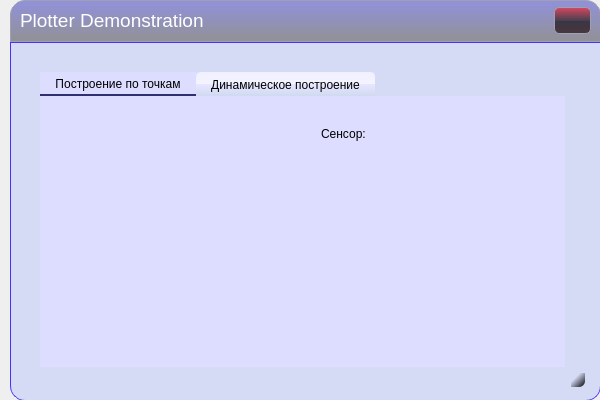
<?xml version="1.0" encoding="UTF-8"?>
<ui version="4.0">
 <class>PlotterDemo</class>
 <widget class="QWidget" name="PlotterDemo">
  <property name="geometry">
   <rect>
    <x>0</x>
    <y>0</y>
    <width>600</width>
    <height>400</height>
   </rect>
  </property>
  <property name="minimumSize">
   <size>
    <width>600</width>
    <height>400</height>
   </size>
  </property>
  <property name="windowTitle">
   <string>Plotter Demonstration</string>
  </property>
  <property name="styleSheet">
   <string notr="true"/>
  </property>
  <widget class="QWidget" name="verticalLayoutWidget">
   <property name="geometry">
    <rect>
     <x>10</x>
     <y>0</y>
     <width>591</width>
     <height>401</height>
    </rect>
   </property>
   <layout class="QVBoxLayout" name="mainLayout">
    <property name="spacing">
     <number>0</number>
    </property>
    <item>
     <widget class="Head" name="head" native="true">
      <property name="cursor">
       <cursorShape>ArrowCursor</cursorShape>
      </property>
      <property name="styleSheet">
       <string notr="true">QWidget#head{
	background-color: qlineargradient(spread:pad, x1:0, y1:0, x2:0, y2:1, stop:0 rgba(0, 0, 189, 100), stop:1 rgba(0,0,10,100));
	border: 1px solid #a0a0b0;
	border-top-left-radius: 15px;
	border-top-right-radius: 15px;
	border-bottom-left-radius: 0px;
	border-bottom-right-radius: 0px;
	min-height: 40px;
	max-height:40px;
}

QWidget#head:hover {
	background-color: qlineargradient(spread:pad, x1:0, y1:0, x2:0, y2:1, stop:0 rgba(0, 0, 189, 110), stop:1 rgba(0, 0, 255, 110));
}
</string>
      </property>
      <widget class="QWidget" name="horizontalLayoutWidget">
       <property name="geometry">
        <rect>
         <x>10</x>
         <y>0</y>
         <width>571</width>
         <height>41</height>
        </rect>
       </property>
       <layout class="QHBoxLayout" name="headLayout">
        <item>
         <widget class="QLabel" name="headLabel">
          <property name="font">
           <font>
            <pointsize>14</pointsize>
            <weight>50</weight>
            <bold>false</bold>
           </font>
          </property>
          <property name="styleSheet">
           <string notr="true">color: #ffffff;</string>
          </property>
          <property name="text">
           <string>Plotter Demonstration</string>
          </property>
         </widget>
        </item>
        <item>
         <spacer name="horizontalSpacer">
          <property name="orientation">
           <enum>Qt::Horizontal</enum>
          </property>
          <property name="sizeHint" stdset="0">
           <size>
            <width>40</width>
            <height>20</height>
           </size>
          </property>
         </spacer>
        </item>
        <item>
         <widget class="QPushButton" name="exitButton">
          <property name="focusPolicy">
           <enum>Qt::NoFocus</enum>
          </property>
          <property name="styleSheet">
           <string notr="true">.QPushButton {
	background-color: qlineargradient(spread:pad, x1:0, y1:0, x2:0, y2:1, stop:0 rgba(255, 30, 30, 160), stop:0.5 rgba(30,15,15,160), stop:0.51 rgba(5, 0, 0, 160), stop:1 rgba(30,0,0,160));
	border: 1px solid #a0a0b0;
	border-radius: 5px;
	image: url(:/style/image/Exit.png);
	min-height: 25px;
	min-width: 35px;
}

QPushButton:pressed {
	background-color: qlineargradient(spread:pad, x1:0, y1:0, x2:0, y2:1, stop:0 rgba(255, 50, 50, 200), stop:1 rgba(60,20,20,200));
	margin: 1px 0px 1px 0px;
}

QPushButton::hover {
	background-color: qlineargradient(spread:pad, x1:0, y1:0, x2:0, y2:1, stop:0 rgba(255, 30, 30, 170), stop:1 rgba(40,10,10,170));
}



</string>
          </property>
          <property name="text">
           <string/>
          </property>
          <property name="flat">
           <bool>false</bool>
          </property>
         </widget>
        </item>
       </layout>
      </widget>
     </widget>
    </item>
    <item>
     <widget class="QWidget" name="substrate" native="true">
      <property name="styleSheet">
       <string notr="true">
.QWidget#substrate {
	background-color: rgba(174, 185, 255, 100);
	border: 1px solid rgb(68, 51, 255);
	border-top-left-radius: 0px;
	border-top-right-radius: 0px;
	border-bottom-left-radius: 15px;
	border-bottom-right-radius: 15px;
}

/*

QTabWidget::pane {
	border-radius: 10px;
}


QTabWidgetQWidget {
	border-radius: 10px;
	background: rgb(190, 200, 220);
	border: 1px solid #303070;
}

QTabBar::tab {
	border-top-left-radius: 5px;
	border-top-right-radius: 5px;
    padding: 5px 15px 3px 15px;
	border-bottom: 2px solid #303070;
}
QTabBar::tab:hover {
	border-top-left-radius: 5px;
	border-top-right-radius: 5px;
    background: qlineargradient(x1: 0, y1: 0, x2: 0, y2: 1,   stop: 0 #fffaff, stop: 0.5 #fff0c0,  stop: 0.51 #fff0c0, stop: 1.0 #d0d9f0);
}


QTabBar::tab:selected {
	border-top-left-radius: 5px;
	border-top-right-radius: 5px;
    background: qlineargradient(x1: 0, y1: 0, x2: 0, y2: 1, stop: 0 #f0f0ff, stop: 0.5 #f4f4ff, stop: 0.51 #e7e7ff, stop: 1.0 #d0d9f0);
	border-bottom: solid 0px;
}


QPushButton {
	background-color: qlineargradient(x1: 0, y1: 0, x2: 0, y2: 1, stop: 0 #f0f0ff, stop: 0.5 #f4f4ff, stop: 0.51 #e7e7ff, stop: 1.0 #d0d9f0);
	border: 1px solid rgb(85, 85, 255);
	border-radius: 10px;
	min-height: 20px;
}

QPushButton:pressed {
	background-color: qlineargradient(x1: 0, y1: 0, x2: 0, y2: 1, stop: 0 #e0e0ef, stop: 0.5 #e4e4ef, stop: 0.51 #d7d7ef, stop: 1.0 #b0b9e0);
	margin: 1px 0px 1px 0px;
}

QPushButton:hover {
	background-color: qlineargradient(x1: 0, y1: 0, x2: 0, y2: 1,   stop: 0 #fffaff, stop: 0.5 #fff0c0,  stop: 0.51 #fff0c0, stop: 1.0 #d0d9f0);
}

QLabel {
    border: 0px;
}

QComboBox
{
  margin: 0px;
  padding: 4px;
  border: 2px solid #303070;
  background-color: qlineargradient(spread:reflect, x1:0, y1:0, x2:0, y2:1, stop:0 rgba(0, 132, 255, 255), stop:1 rgba(255, 255, 255, 255));
  text-align: center;
}

QComboBox::drop-down
 {
    width: 32px;
    height: 45px;
    border: 0px;
 }

QComboBox::down-arrow {
     border: 0px;
 }

QScrollBar:horizontal {
    margin: 0px 20px 0px 20px;
}

QScrollBar:vertical {
    margin: 20px 0px 20px 0px;
}

QScrollBar::handle:horizontal {
    background-color: qlineargradient(x1: 0, y1: 0, x2: 0, y2: 1, stop: 0 #f0f0f4, stop: 0.5 #ededef, stop: 0.51 #d3d9db, stop: 1.0 #80a0b0);
    border: 1px solid qlineargradient(x1:0, y1:0, x2:0, y2:1, stop:0 #90a0e0, stop:1.0 #303070);
    image: url(:/style/image/handle-h.png);
    min-width: 20px;
}

QScrollBar::handle:vertical {
    background-color: qlineargradient(x1: 0, y1: 0, x2: 1, y2: 0, stop: 0 #f0f0f4, stop: 0.5 #ededef, stop: 0.51 #d3d9db, stop: 1.0 #80a0b0);
    border: 1px solid qlineargradient(x1:0, y1:0, x2:0, y2:1, stop:0 #90a0e0, stop:1.0 #303070);
    image: url(:/style/image/handle-v.png);
    min-height: 20px;
}

QScrollBar::add-page {
    background-color: #8090d0;
}


QScrollBar::sub-page {
    background-color: #8090d0;
}

QScrollBar::add-line {
    background-color: #8090d0;
}

QScrollBar::sub-line {
    background-color: #8090d0;
}

QScrollBar::add-line:horizontal {
    width: 20px;
    subcontrol-position: right;
    subcontrol-origin: margin;
}

QScrollBar::sub-line:horizontal {
    width: 20px;
    subcontrol-position: left;
    subcontrol-origin: margin;
}

QScrollBar::add-line:vertical {
    height: 20px;
    subcontrol-position: top;
    subcontrol-origin: margin;
}

QScrollBar::sub-line:vertical {
    height: 20px;
    subcontrol-position: bottom;
    subcontrol-origin: margin;
}

QScrollBar:left-arrow:horizontal {
     image: url(:/style/image/arrow-left.png);
}
QScrollBar:right-arrow:horizontal {
     image: url(:/style/image/arrow-right.png);
}

QScrollBar:up-arrow:vertical {
     image: url(:/style/image/arrow-up.png);
}
QScrollBar:down-arrow:vertical {
     image: url(:/style/image/arrow-down.png);
}
*/</string>
      </property>
      <widget class="QWidget" name="horizontalLayoutWidget_2">
       <property name="geometry">
        <rect>
         <x>10</x>
         <y>10</y>
         <width>571</width>
         <height>341</height>
        </rect>
       </property>
       <layout class="QGridLayout" name="gridLayout">
        <property name="sizeConstraint">
         <enum>QLayout::SetMaximumSize</enum>
        </property>
        <item row="1" column="3">
         <spacer name="horizontalSpacer_3">
          <property name="orientation">
           <enum>Qt::Horizontal</enum>
          </property>
          <property name="sizeType">
           <enum>QSizePolicy::Fixed</enum>
          </property>
          <property name="sizeHint" stdset="0">
           <size>
            <width>20</width>
            <height>20</height>
           </size>
          </property>
         </spacer>
        </item>
        <item row="1" column="0">
         <spacer name="horizontalSpacer_2">
          <property name="orientation">
           <enum>Qt::Horizontal</enum>
          </property>
          <property name="sizeType">
           <enum>QSizePolicy::Fixed</enum>
          </property>
          <property name="sizeHint" stdset="0">
           <size>
            <width>20</width>
            <height>20</height>
           </size>
          </property>
         </spacer>
        </item>
        <item row="2" column="3">
         <widget class="ResizeButton" name="resizeButton" native="true">
          <property name="cursor">
           <cursorShape>SizeFDiagCursor</cursorShape>
          </property>
          <property name="styleSheet">
           <string notr="true">QWidget {
	border-radius: 6px ;
	border: 1px solidrgb(85, 85, 255); 
	background: qlineargradient(spread:pad, x1:1, y1:1, x2:0, y2:0, stop:0 rgba(0, 0, 0, 255), stop:0.40 rgba(0, 150, 255, 0));
	margin: -10px 6px 6px -10px;
}

QWidget:hover {
	background-color: qlineargradient(spread:pad, x1:1, y1:1, x2:0, y2:0, stop:0 rgba(0,0,0, 255), stop:0.5 rgba(40,10,10,0));
}</string>
          </property>
         </widget>
        </item>
        <item row="2" column="1">
         <spacer name="verticalSpacer_3">
          <property name="orientation">
           <enum>Qt::Vertical</enum>
          </property>
          <property name="sizeType">
           <enum>QSizePolicy::Fixed</enum>
          </property>
          <property name="sizeHint" stdset="0">
           <size>
            <width>20</width>
            <height>20</height>
           </size>
          </property>
         </spacer>
        </item>
        <item row="0" column="1">
         <spacer name="verticalSpacer_2">
          <property name="orientation">
           <enum>Qt::Vertical</enum>
          </property>
          <property name="sizeType">
           <enum>QSizePolicy::Fixed</enum>
          </property>
          <property name="sizeHint" stdset="0">
           <size>
            <width>20</width>
            <height>20</height>
           </size>
          </property>
         </spacer>
        </item>
        <item row="1" column="1">
         <widget class="QTabWidget" name="pages">
          <property name="sizePolicy">
           <sizepolicy hsizetype="Expanding" vsizetype="Expanding">
            <horstretch>0</horstretch>
            <verstretch>0</verstretch>
           </sizepolicy>
          </property>
          <property name="styleSheet">
           <string notr="true">
QWidget{
	color: #000000;
	border-radius: 1px;
	background: rgb(221, 221, 255);
	font: 12px;
}

QWidget#helpPage{
	color: #000000;
	border-radius: 1px;
	border: 2px solid #303070;
	background: rgb(221, 221, 255);
	font: 12px;
}

QTabWidget::pane {
	border-radius: 10px;
}


QTabWidgetQWidget {
	border-radius: 10px;
	background: rgb(190, 200, 220);
	border: 1px solid #303070;
}

QTabBar::tab {
	border-top-left-radius: 5px;
	border-top-right-radius: 5px;
    padding: 5px 15px 3px 15px;
	border-bottom: 2px solid #303070;
}
QTabBar::tab:hover {
	border-top-left-radius: 5px;
	border-top-right-radius: 5px;
    background: qlineargradient(x1: 0, y1: 0, x2: 0, y2: 1,   stop: 0 #fffaff, stop: 0.5 #fff0c0,  stop: 0.51 #fff0c0, stop: 1.0 #d0d9f0);
}


QTabBar::tab:selected {
	border-top-left-radius: 5px;
	border-top-right-radius: 5px;
    background: qlineargradient(x1: 0, y1: 0, x2: 0, y2: 1, stop: 0 #f0f0ff, stop: 0.5 #f4f4ff, stop: 0.51 #e7e7ff, stop: 1.0 #d0d9f0);
	border-bottom: solid 0px;
}


QPushButton {
	background-color: qlineargradient(x1: 0, y1: 0, x2: 0, y2: 1, stop: 0 #f0f0ff, stop: 0.5 #f4f4ff, stop: 0.51 #e7e7ff, stop: 1.0 #d0d9f0);
	border: 1px solid rgb(85, 85, 255);
	border-radius: 10px;
	min-height: 20px;
}

QPushButton:pressed {
	background-color: qlineargradient(x1: 0, y1: 0, x2: 0, y2: 1, stop: 0 #e0e0ef, stop: 0.5 #e4e4ef, stop: 0.51 #d7d7ef, stop: 1.0 #b0b9e0);
	margin: 1px 0px 1px 0px;
}

QPushButton:hover {
	background-color: qlineargradient(x1: 0, y1: 0, x2: 0, y2: 1,   stop: 0 #fffaff, stop: 0.5 #fff0c0,  stop: 0.51 #fff0c0, stop: 1.0 #d0d9f0);
}

QLabel {
    border: 0px;
}

QComboBox
{
  margin: 0px;
  padding: 4px;
  border: 2px solid #303070;
  background-color: qlineargradient(spread:reflect, x1:0, y1:0, x2:0, y2:1, stop:0 rgba(0, 132, 255, 255), stop:1 rgba(255, 255, 255, 255));
  text-align: center;
}

QComboBox::drop-down
 {
    width: 32px;
    height: 45px;
    border: 0px;
 }

QComboBox::down-arrow {
     border: 0px;
 }

QScrollBar:horizontal {
    margin: 0px 20px 0px 20px;
}

QScrollBar:vertical {
    margin: 20px 0px 20px 0px;
}

QScrollBar::handle:horizontal {
    background-color: qlineargradient(x1: 0, y1: 0, x2: 0, y2: 1, stop: 0 #f0f0f4, stop: 0.5 #ededef, stop: 0.51 #d3d9db, stop: 1.0 #80a0b0);
    border: 1px solid qlineargradient(x1:0, y1:0, x2:0, y2:1, stop:0 #90a0e0, stop:1.0 #303070);
    image: url(:/style/image/handle-h.png);
    min-width: 20px;
}

QScrollBar::handle:vertical {
    background-color: qlineargradient(x1: 0, y1: 0, x2: 1, y2: 0, stop: 0 #f0f0f4, stop: 0.5 #ededef, stop: 0.51 #d3d9db, stop: 1.0 #80a0b0);
    border: 1px solid qlineargradient(x1:0, y1:0, x2:0, y2:1, stop:0 #90a0e0, stop:1.0 #303070);
    image: url(:/style/image/handle-v.png);
    min-height: 20px;
}

QScrollBar::add-page {
    background-color: #8090d0;
}


QScrollBar::sub-page {
    background-color: #8090d0;
}

QScrollBar::add-line {
    background-color: #8090d0;
}

QScrollBar::sub-line {
    background-color: #8090d0;
}

QScrollBar::add-line:horizontal {
    width: 20px;
    subcontrol-position: right;
    subcontrol-origin: margin;
}

QScrollBar::sub-line:horizontal {
    width: 20px;
    subcontrol-position: left;
    subcontrol-origin: margin;
}

QScrollBar::add-line:vertical {
    height: 20px;
    subcontrol-position: top;
    subcontrol-origin: margin;
}

QScrollBar::sub-line:vertical {
    height: 20px;
    subcontrol-position: bottom;
    subcontrol-origin: margin;
}

QScrollBar:left-arrow:horizontal {
     image: url(:/style/image/arrow-left.png);
}
QScrollBar:right-arrow:horizontal {
     image: url(:/style/image/arrow-right.png);
}

QScrollBar:up-arrow:vertical {
     image: url(:/style/image/arrow-up.png);
}
QScrollBar:down-arrow:vertical {
     image: url(:/style/image/arrow-down.png);
}


QTabWidget::pane {
	border-radius: 10px;
}


QTabWidgetQWidget {
	border-radius: 10px;
	background: rgb(190, 200, 220);
	border: 1px solid #303070;
}

QTabBar::tab {
	border-top-left-radius: 5px;
	border-top-right-radius: 5px;
    padding: 5px 15px 3px 15px;
	border-bottom: 2px solid #303070;
}
QTabBar::tab:hover {
	border-top-left-radius: 5px;
	border-top-right-radius: 5px;
    background: qlineargradient(x1: 0, y1: 0, x2: 0, y2: 1,   stop: 0 #fffaff, stop: 0.5 #fff0c0,  stop: 0.51 #fff0c0, stop: 1.0 #d0d9f0);
}


QTabBar::tab:selected {
	border-top-left-radius: 5px;
	border-top-right-radius: 5px;
    background: qlineargradient(x1: 0, y1: 0, x2: 0, y2: 1, stop: 0 #f0f0ff, stop: 0.5 #f4f4ff, stop: 0.51 #e7e7ff, stop: 1.0 #d0d9f0);
	border-bottom: solid 0px;
}


QPushButton {
	background-color: qlineargradient(x1: 0, y1: 0, x2: 0, y2: 1, stop: 0 #f0f0ff, stop: 0.5 #f4f4ff, stop: 0.51 #e7e7ff, stop: 1.0 #d0d9f0);
	border: 1px solid rgb(85, 85, 255);
	border-radius: 10px;
}

QPushButton:pressed {
	background-color: qlineargradient(x1: 0, y1: 0, x2: 0, y2: 1, stop: 0 #e0e0ef, stop: 0.5 #e4e4ef, stop: 0.51 #d7d7ef, stop: 1.0 #b0b9e0);
	margin: 1px 0px 1px 0px;
}

QPushButton:hover {
	background-color: qlineargradient(x1: 0, y1: 0, x2: 0, y2: 1,   stop: 0 #fffaff, stop: 0.5 #fff0c0,  stop: 0.51 #fff0c0, stop: 1.0 #d0d9f0);
}

QLabel {
    border: 0px;
}

QComboBox
{
  margin: 0px;
  padding: 4px;
  border: 2px solid #303070;
  background-color: qlineargradient(spread:reflect, x1:0, y1:0, x2:0, y2:1, stop:0 rgba(0, 132, 255, 255), stop:1 rgba(255, 255, 255, 255));
  text-align: center;
}

QComboBox::drop-down
 {
    width: 32px;
    height: 45px;
    border: 0px;
 }

QComboBox::down-arrow {
     border: 0px;
 }

QScrollBar:horizontal {
    margin: 0px 20px 0px 20px;
}

QScrollBar:vertical {
    margin: 20px 0px 20px 0px;
}

QScrollBar::handle:horizontal {
    background-color: qlineargradient(x1: 0, y1: 0, x2: 0, y2: 1, stop: 0 #f0f0f4, stop: 0.5 #ededef, stop: 0.51 #d3d9db, stop: 1.0 #80a0b0);
    border: 1px solid qlineargradient(x1:0, y1:0, x2:0, y2:1, stop:0 #90a0e0, stop:1.0 #303070);
    image: url(:/style/image/handle-h.png);
    min-width: 20px;
}

QScrollBar::handle:vertical {
    background-color: qlineargradient(x1: 0, y1: 0, x2: 1, y2: 0, stop: 0 #f0f0f4, stop: 0.5 #ededef, stop: 0.51 #d3d9db, stop: 1.0 #80a0b0);
    border: 1px solid qlineargradient(x1:0, y1:0, x2:0, y2:1, stop:0 #90a0e0, stop:1.0 #303070);
    image: url(:/style/image/handle-v.png);
    min-height: 20px;
}

QScrollBar::add-page {
    background-color: #8090d0;
}


QScrollBar::sub-page {
    background-color: #8090d0;
}

QScrollBar::add-line {
    background-color: #8090d0;
}

QScrollBar::sub-line {
    background-color: #8090d0;
}

QScrollBar::add-line:horizontal {
    width: 20px;
    subcontrol-position: right;
    subcontrol-origin: margin;
}

QScrollBar::sub-line:horizontal {
    width: 20px;
    subcontrol-position: left;
    subcontrol-origin: margin;
}

QScrollBar::add-line:vertical {
    height: 20px;
    subcontrol-position: bottom;
    subcontrol-origin: margin;
}

QScrollBar::sub-line:vertical {
    height: 20px;
    subcontrol-position: top;
    subcontrol-origin: margin;
}

QScrollBar:left-arrow:horizontal {
     image: url(:/style/image/arrow-left.png);
}
QScrollBar:right-arrow:horizontal {
     image: url(:/style/image/arrow-right.png);
}

QScrollBar:up-arrow:vertical {
     image: url(:/style/image/arrow-down.png);
}
QScrollBar:down-arrow:vertical {
	image: url(:/style/image/arrow-up.png);
}

</string>
          </property>
          <property name="currentIndex">
           <number>1</number>
          </property>
          <widget class="QWidget" name="demo1Page">
           <attribute name="title">
            <string>Построение по точкам</string>
           </attribute>
           <widget class="QWidget" name="horizontalLayoutWidget_4">
            <property name="geometry">
             <rect>
              <x>10</x>
              <y>10</y>
              <width>501</width>
              <height>241</height>
             </rect>
            </property>
            <layout class="QHBoxLayout" name="demo1Layout">
             <item>
              <widget class="PPlot" name="plot" native="true">
               <property name="sizePolicy">
                <sizepolicy hsizetype="Expanding" vsizetype="Expanding">
                 <horstretch>0</horstretch>
                 <verstretch>0</verstretch>
                </sizepolicy>
               </property>
               <property name="minimumSize">
                <size>
                 <width>300</width>
                 <height>200</height>
                </size>
               </property>
               <property name="maximumSize">
                <size>
                 <width>20002</width>
                 <height>16777215</height>
                </size>
               </property>
               <property name="cursor">
                <cursorShape>CrossCursor</cursorShape>
               </property>
              </widget>
             </item>
             <item>
              <widget class="QScrollArea" name="scrollSettingArea">
               <property name="maximumSize">
                <size>
                 <width>200</width>
                 <height>16777215</height>
                </size>
               </property>
               <property name="styleSheet">
                <string notr="true"/>
               </property>
               <property name="widgetResizable">
                <bool>true</bool>
               </property>
               <widget class="SettingPanel" name="settingWidget">
                <property name="geometry">
                 <rect>
                  <x>0</x>
                  <y>0</y>
                  <width>193</width>
                  <height>239</height>
                 </rect>
                </property>
               </widget>
              </widget>
             </item>
            </layout>
           </widget>
          </widget>
          <widget class="QWidget" name="demo2Page">
           <attribute name="title">
            <string>Динамическое построение</string>
           </attribute>
           <widget class="QWidget" name="horizontalLayoutWidget_3">
            <property name="geometry">
             <rect>
              <x>40</x>
              <y>10</y>
              <width>461</width>
              <height>263</height>
             </rect>
            </property>
            <layout class="QHBoxLayout" name="dynamicLayout">
             <item>
              <widget class="PPlot" name="dynamicPlot" native="true"/>
             </item>
             <item>
              <spacer name="horizontalSpacer_4">
               <property name="orientation">
                <enum>Qt::Horizontal</enum>
               </property>
               <property name="sizeType">
                <enum>QSizePolicy::Fixed</enum>
               </property>
               <property name="sizeHint" stdset="0">
                <size>
                 <width>20</width>
                 <height>20</height>
                </size>
               </property>
              </spacer>
             </item>
             <item>
              <layout class="QVBoxLayout" name="verticalLayout">
               <property name="sizeConstraint">
                <enum>QLayout::SetMinimumSize</enum>
               </property>
               <item>
                <spacer name="verticalSpacer_4">
                 <property name="orientation">
                  <enum>Qt::Vertical</enum>
                 </property>
                 <property name="sizeHint" stdset="0">
                  <size>
                   <width>20</width>
                   <height>40</height>
                  </size>
                 </property>
                </spacer>
               </item>
               <item>
                <widget class="QLabel" name="label_2">
                 <property name="text">
                  <string>Сенсор:</string>
                 </property>
                </widget>
               </item>
               <item>
                <widget class="Sensor" name="sensor" native="true">
                 <property name="minimumSize">
                  <size>
                   <width>200</width>
                   <height>200</height>
                  </size>
                 </property>
                 <property name="maximumSize">
                  <size>
                   <width>200</width>
                   <height>200</height>
                  </size>
                 </property>
                 <property name="styleSheet">
                  <string notr="true"/>
                 </property>
                </widget>
               </item>
               <item>
                <spacer name="verticalSpacer">
                 <property name="orientation">
                  <enum>Qt::Vertical</enum>
                 </property>
                 <property name="sizeHint" stdset="0">
                  <size>
                   <width>20</width>
                   <height>40</height>
                  </size>
                 </property>
                </spacer>
               </item>
              </layout>
             </item>
             <item>
              <spacer name="horizontalSpacer_5">
               <property name="orientation">
                <enum>Qt::Horizontal</enum>
               </property>
               <property name="sizeType">
                <enum>QSizePolicy::Fixed</enum>
               </property>
               <property name="sizeHint" stdset="0">
                <size>
                 <width>20</width>
                 <height>20</height>
                </size>
               </property>
              </spacer>
             </item>
            </layout>
           </widget>
          </widget>
         </widget>
        </item>
       </layout>
      </widget>
     </widget>
    </item>
   </layout>
  </widget>
 </widget>
 <customwidgets>
  <customwidget>
   <class>Head</class>
   <extends>QWidget</extends>
   <header>Head.h</header>
   <container>1</container>
  </customwidget>
  <customwidget>
   <class>ResizeButton</class>
   <extends>QWidget</extends>
   <header>ResizeButton.h</header>
   <container>1</container>
  </customwidget>
  <customwidget>
   <class>SettingPanel</class>
   <extends>QWidget</extends>
   <header>SettingPanel.h</header>
   <container>1</container>
  </customwidget>
  <customwidget>
   <class>PPlot</class>
   <extends>QWidget</extends>
   <header>PPlot.h</header>
   <container>1</container>
  </customwidget>
  <customwidget>
   <class>Sensor</class>
   <extends>QWidget</extends>
   <header>Sensor.h</header>
   <container>1</container>
   <slots>
    <signal>newData(qreal,qreal,qreal)</signal>
   </slots>
  </customwidget>
 </customwidgets>
 <resources/>
 <connections/>
</ui>
